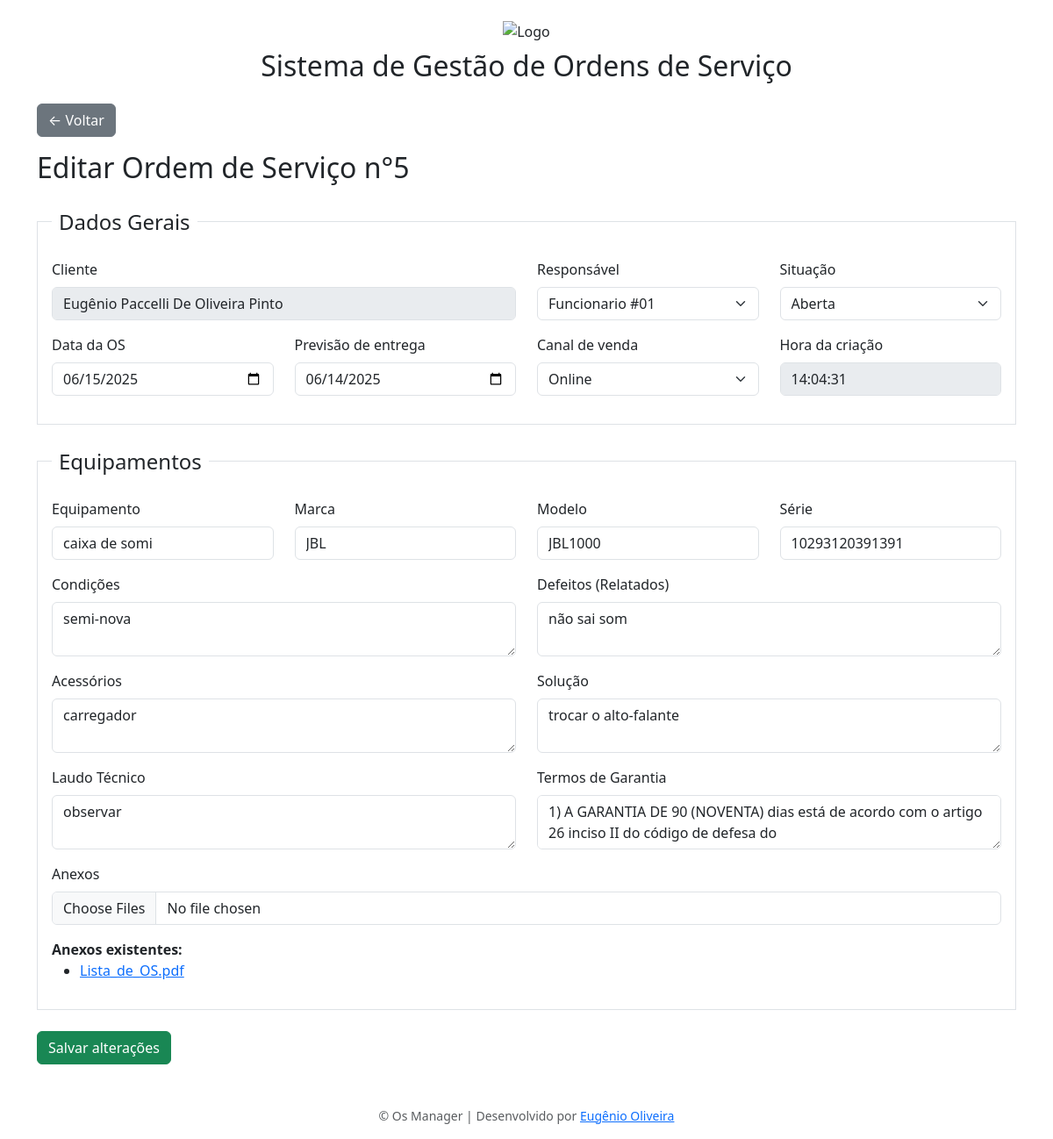
The app's page /editar/5/, older data.
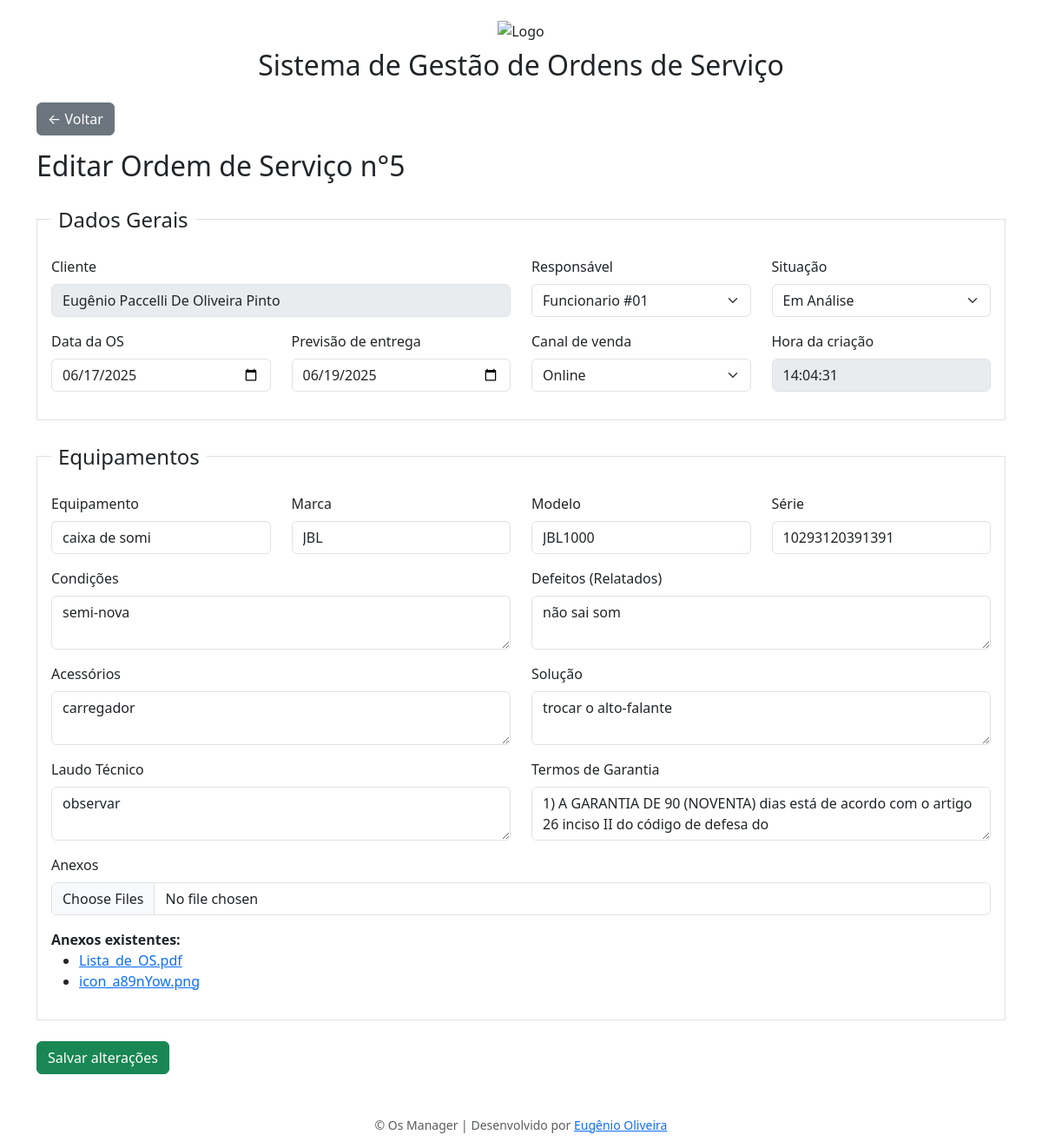
The same page, newer data.
### ordem_servico/models.py (models this page shows, shortened)
class OrdemServico(models.Model):
    cliente = models.ForeignKey(Cliente, on_delete=models.PROTECT)
    responsavel = models.ForeignKey(Funcionario, on_delete=models.PROTECT)
    situacao = models.CharField(
        max_length=10,
        choices=Situacao.choices,
        default=Situacao.ABERTA
    )
    data_os = models.DateField()
    previsao_entrega = models.DateField()
    canal_venda = models.CharField(
        max_length=10,
        choices=CanalVenda.choices,
        default=CanalVenda.PRESENCIAL
    )
    equipamento = models.CharField(max_length=100)
    marca = models.CharField(max_length=50, blank=True)
    modelo = models.CharField(max_length=50, blank=True)
    serie = models.CharField(max_length=50, blank=True)
    condicoes = models.TextField(blank=True)
    defeitos = models.TextField(blank=True)
    acessorios = models.TextField(blank=True)
    solucao = models.TextField(blank=True)
    laudo_tecnico = models.TextField(blank=True)
    termos_garantia = models.TextField(blank=True)
    data_criacao = models.DateField(auto_now_add=True)
    hora_criacao = models.TimeField(default=timezone.now, editable=False)

class Anexo(models.Model):
    ordem_servico = models.ForeignKey(OrdemServico, related_name='anexos', on_delete=models.CASCADE)
    arquivo = models.FileField(upload_to='anexos/')
    descricao = models.CharField(max_length=255, blank=True)

class Cliente(models.Model):
    nome = models.CharField(max_length=100)
    cpf = models.CharField(max_length=14, unique=True)
    telefone = models.CharField(max_length=100)

### ordem_servico/views.py (the view)
# urls.py: path('editar/<int:ordem_id>/', views.editar_ordem, name='editar_ordem'),
def editar_ordem(request, ordem_id):
    ordem = get_object_or_404(OrdemServico, pk=ordem_id)
    if request.method == 'POST':
        form = OrdemServicoForm(request.POST, request.FILES, instance=ordem)
        if form.is_valid():
            ordem = form.save(commit=False)
            ordem.atualizado_por = request.user
            ordem.save()
            arquivos = request.FILES.getlist('anexos')
            for arquivo in arquivos:
                Anexo.objects.create(ordem_servico=ordem, arquivo=arquivo)
            messages.success(request, "Ordem de serviço atualizada com sucesso.")
            return redirect('detalhar_ordem', ordem_id=ordem.id)
        else:
            messages.error(request, "Corrija os erros abaixo.")
    else:
        form = OrdemServicoForm(instance=ordem)
    return render(request, 'ordem_servico/editar_ordem.html', {
        'form': form,
        'titulo': f"Editar Ordem #{ordem.id}",
        'ordem': ordem
    })

### ordem_servico/models.py (called while the page is built)
    def __str__(self):
        return self.nome

### ordem_servico/templates/ordem_servico/editar_ordem.html (shortened to what the changed rows need)
{% extends "ordem_servico/base.html" %}
{% load static %}
{% load widget_tweaks %}
{% block content %}
<a href="{% url 'lista_ordens' %}" class="btn btn-secondary mb-3">← Voltar</a>
<h2 class="mb-4">Editar Ordem de Serviço n°{{ordem.id}}</h2>
<form method="post" id="ordemForm" enctype="multipart/form-data">
  <fieldset class="border p-3 mb-4">
    <div class="row">
      <div class="col-md-6 mb-3">
        <label class="form-label">Cliente</label>
        <input type="text" class="form-control" value="{{ ordem.cliente.nome }}" disabled>
      </div>
      <div class="col-md-3 mb-3">
        <label for="id_responsavel" class="form-label">Responsável</label>
        {{ form.responsavel|add_class:"form-select" }}
      </div>
      <div class="col-md-3 mb-3">
        <label for="id_situacao" class="form-label">Situação</label>
        {{ form.situacao|add_class:"form-select" }}
      </div>
    </div>
    <div class="row">
      <div class="col-md-3 mb-3">
        <label for="id_data_os" class="form-label">Data da OS</label>
        <input type="date" name="data_os" id="id_data_os" class="form-control" value="{{ ordem.data_os|date:'Y-m-d' }}">
      </div>
      <div class="col-md-3 mb-3">
        <label for="id_previsao_entrega" class="form-label">Previsão de entrega</label>
        <input type="date" name="previsao_entrega" id="id_previsao_entrega" class="form-control" value="{{ ordem.previsao_entrega|date:'Y-m-d' }}">
      </div>
      <div class="col-md-3 mb-3">
        <label for="id_canal_venda" class="form-label">Canal de venda</label>
        {{ form.canal_venda|add_class:"form-select" }}
      </div>
      <div class="col-md-3 mb-3">
        <label class="form-label">Hora da criação</label>
        <input type="text" disabled class="form-control" value="{{ ordem.hora_criacao|time:'H:i:s' }}" readonly>
      </div>
    </div>
  </fieldset>
  <fieldset class="border p-3 mb-4">
    <div class="row mb-3">
      <div class="col-md-3">
        <label for="id_equipamento" class="form-label">Equipamento</label>
        {{ form.equipamento|add_class:"form-control" }}
      </div>
      <div class="col-md-3">
        <label for="id_marca" class="form-label">Marca</label>
        {{ form.marca|add_class:"form-control" }}
      </div>
      <div class="col-md-3">
        <label for="id_modelo" class="form-label">Modelo</label>
        {{ form.modelo|add_class:"form-control" }}
      </div>
      <div class="col-md-3">
        <label for="id_serie" class="form-label">Série</label>
        {{ form.serie|add_class:"form-control" }}
      </div>
    </div>
    <div class="row mb-3">
      <div class="col-md-6">
        <label class="form-label">Condições</label>
        {{ form.condicoes|add_class:"form-control" }}
      </div>
      <div class="col-md-6">
        <label class="form-label">Defeitos (Relatados)</label>
        {{ form.defeitos|add_class:"form-control" }}
      </div>
    </div>
    <div class="row mb-3">
      <div class="col-md-6">
        <label class="form-label">Acessórios</label>
        {{ form.acessorios|add_class:"form-control" }}
      </div>
      <div class="col-md-6">
        <label class="form-label">Solução</label>
        {{ form.solucao|add_class:"form-control" }}
      </div>
    </div>
    <div class="row mb-3">
      <div class="col-md-6">
        <label class="form-label">Laudo Técnico</label>
        {{ form.laudo_tecnico|add_class:"form-control" }}
      </div>
      <div class="col-md-6">
        <label class="form-label">Termos de Garantia</label>
        {{ form.termos_garantia|add_class:"form-control" }}
      </div>
    </div>
    <div class="mb-3">
      <ul>
        {% for anexo in ordem.anexos.all %}
          <li><a href="{{ anexo.arquivo.url }}" target="_blank">{{ anexo.arquivo.name|cut:"anexos/" }}</a></li>
        {% empty %}
          <li>Nenhum anexo enviado.</li>
        {% endfor %}
      </ul>
    </div>
  </fieldset>
  <button type="submit" class="btn btn-success">Salvar alterações</button>
</form>
{% endblock %}
{% block extra_scripts %}
<link href="https://cdn.jsdelivr.net/npm/select2@4.1.0-rc.0/dist/css/select2.min.css" rel="stylesheet" />
{% endblock %}

Row changes from the older to the newer data that the page shows:
changed OrdemServico "Funcionario #01": situacao "Aberta" → "Em Análise"; data_os "06/15/2025" → "06/17/2025"; previsao_entrega "06/14/2025" → "06/19/2025"
added Anexo: arquivo.name "icon_a89nYow.png"
